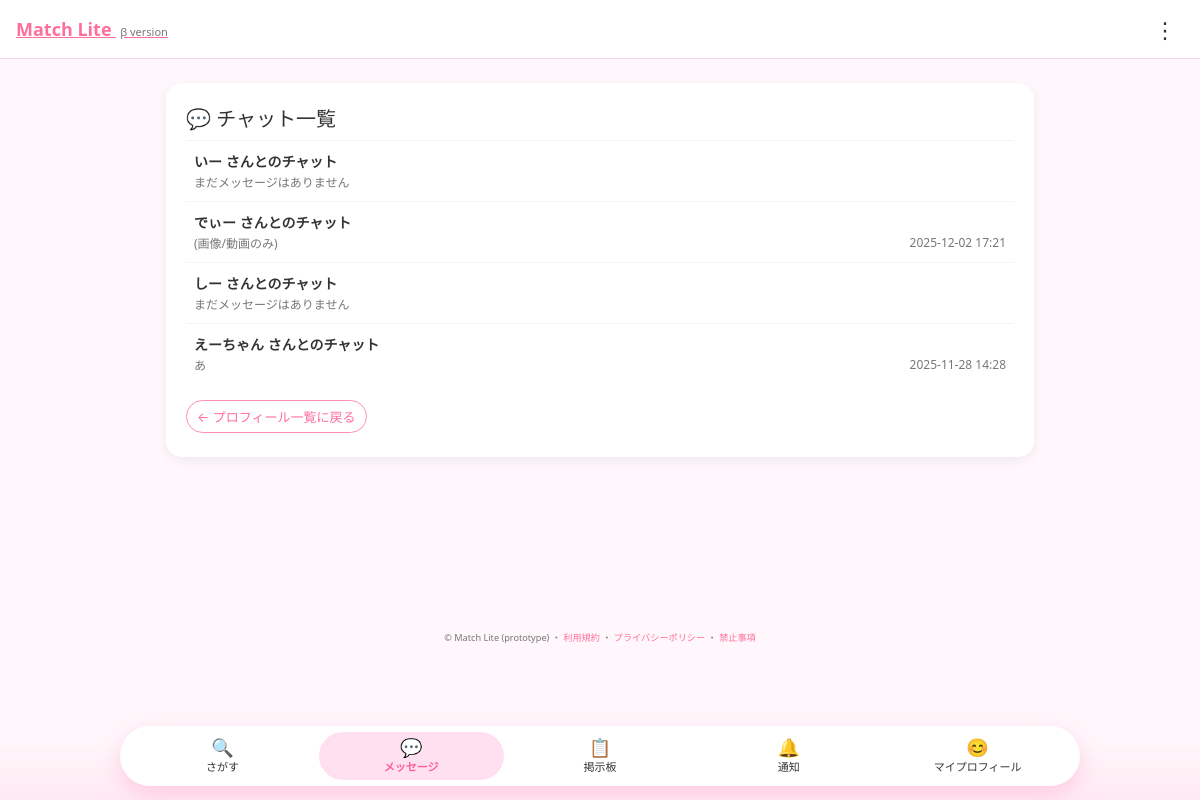
The page /profile/chats/ (signed in) on the database its author committed.
### matching/models.py (models this page shows, shortened)
class ChatRoom(models.Model):
    user1 = models.ForeignKey(
        UserProfile,
        related_name="chatrooms_as_user1",
        on_delete=models.CASCADE,
    )
    user2 = models.ForeignKey(
        UserProfile,
        related_name="chatrooms_as_user2",
        on_delete=models.CASCADE,
    )
    created_at = models.DateTimeField(auto_now_add=True)
    class Meta:
        constraints = [
            models.UniqueConstraint(
                fields=["user1", "user2"],
                name="unique_chatroom_pair",
            )
        ]

class UserProfile(models.Model):
    GENDER_CHOICES = [
        ("M", "男性"),
        ("F", "女性"),
        ("O", "その他"),
    ]
    PREF_CHOICES = [
        ("北海道", "北海道"),
        ("青森県", "青森県"),
        ("岩手県", "岩手県"),
        ("宮城県", "宮城県"),
        ("秋田県", "秋田県"),
        ("山形県", "山形県"),
        ("福島県", "福島県"),
        ("茨城県", "茨城県"),
        ("栃木県", "栃木県"),
        ("群馬県", "群馬県"),
        ("埼玉県", "埼玉県"),
        ("千葉県", "千葉県"),
        ("東京都", "東京都"),
        ("神奈川県", "神奈川県"),
        ("新潟県", "新潟県"),
        ("富山県", "富山県"),
        ("石川県", "石川県"),
        ("福井県", "福井県"),
        ("山梨県", "山梨県"),
        ("長野県", "長野県"),
        ("岐阜県", "岐阜県"),
        ("静岡県", "静岡県"),
        ("愛知県", "愛知県"),
        ("三重県", "三重県"),
        ("滋賀県", "滋賀県"),
        ("京都府", "京都府"),
        ("大阪府", "大阪府"),
        ("兵庫県", "兵庫県"),
        ("奈良県", "奈良県"),
        ("和歌山県", "和歌山県"),
        ("鳥取県", "鳥取県"),
        ("島根県", "島根県"),
        ("岡山県", "岡山県"),
        ("広島県", "広島県"),
        ("山口県", "山口県"),
        ("徳島県", "徳島県"),
        ("香川県", "香川県"),
        ("愛媛県", "愛媛県"),
        ("高知県", "高知県"),
        ("福岡県", "福岡県"),
        ("佐賀県", "佐賀県"),
        ("長崎県", "長崎県"),
        ("熊本県", "熊本県"),
        ("大分県", "大分県"),
        ("宮崎県", "宮崎県"),
        ("鹿児島県", "鹿児島県"),
        ("沖縄県", "沖縄県"),
    ]
    PURPOSE_CHOICES = [
        ("friend", "友達作り"),
        ("love", "恋人探し"),
        ("both", "友達も恋人も両方"),
        ("hobby", "趣味友達"),
        ("talk", "暇つぶし・話し相手"),
    ]
    user = models.OneToOneField(
        settings.AUTH_USER_MODEL,
        on_delete=models.CASCADE,
        related_name="profile",
        null=True,
        blank=True,
    )
    nickname = models.CharField(max_length=50)
    age_range = models.CharField(max_length=20, blank=True)
    area = models.CharField(max_length=50, blank=True)
    purpose = models.CharField(
        "利用目的",
        max_length=20,
        choices=PURPOSE_CHOICES,
        blank=True,
    )
    job = models.CharField(max_length=50, blank=True)        # 職業
    income = models.IntegerField(blank=True, null=True)      # 年収（数字で保存）
    prefecture = models.CharField(
        max_length=10,
        choices=PREF_CHOICES,
        blank=True,
        verbose_name="居住地",
    )
    gender = models.CharField(
        max_length=1,
        choices=GENDER_CHOICES,
        blank=True,
        null=True,
        verbose_name="性別",
    )
    bio = models.TextField(blank=True)  # ひとこと自己紹介
    avatar = models.ImageField(
        upload_to="avatars/",
        blank=True,
        null=True,
    )
    last_checked_messages = models.DateTimeField(null=True, blank=True)
    last_checked_likes = models.DateTimeField(null=True, blank=True)
    last_checked_matches = models.DateTimeField(null=True, blank=True)

class Message(models.Model):
    room = models.ForeignKey(ChatRoom, on_delete=models.CASCADE)
    sender = models.ForeignKey(UserProfile, on_delete=models.CASCADE)
    text = models.TextField(blank=True)
    image = models.ImageField(upload_to="chat_images/", blank=True, null=True)
    video = models.FileField(upload_to="chat_videos/", blank=True, null=True)
    created_at = models.DateTimeField(auto_now_add=True)
    class Meta:
        ordering = ["created_at"]

### matching/views.py (the view, shortened to what this page needs)
# urls.py: path("chats/", views.chat_list, name="chat_list"),
@login_required
def chat_list(request):
    me = get_current_profile(request)
    rooms = ChatRoom.objects.filter(
        Q(user1=me) | Q(user2=me)
    ).order_by("-created_at")
    room_infos_dict = {}  # key: partner.id, value: room_info
    for room in rooms:
        partner = room.user2 if room.user1_id == me.id else room.user1
        if partner.id in room_infos_dict:
            continue
        latest = (
            Message.objects.filter(room=room).order_by("-created_at").first()
        )
        read_state, _ = ChatReadState.objects.get_or_create(
            user=me,
            room=room,
            defaults={
                "last_read_at": datetime(2000, 1, 1, tzinfo=dt_timezone.utc),
            },
        )
        unread_count = 0
        room_infos_dict[partner.id] = {
            "room": room,
            "partner": partner,
            "latest_message": latest,
            "unread_count": unread_count,
        }
    room_infos = list(room_infos_dict.values())
    context = {
        "me": me,
        "room_infos": room_infos,
        "rooms": rooms,          # もしテンプレでまだ使ってるなら残してOK
        "current_tab": "chat",
    }
    return render(request, "matching/chat_list.html", context)

### matching/views.py (called while the page is built)
def get_current_profile(request):
    if not request.user.is_authenticated:
        return None
    profile, created = UserProfile.objects.get_or_create(
        user=request.user,
        defaults={
            "nickname": request.user.username,
        },
    )
    return profile

### templates/matching/chat_list.html (shortened to what this page needs)
{% extends "matching/base.html" %}
{% block content %}
<div class="card chat-list-card">
    <div class="page-title">
        💬 チャット一覧
    </div>
    {% if room_infos %}
        <ul class="chat-item-list">
            {% for info in room_infos %}
                {% with room=info.room partner=info.partner latest=info.latest_message unread=info.unread_count %}
                <li class="chat-item">
                    <a href="{% url 'chat_room' room_id=room.id %}" class="chat-link">
                        <div class="chat-link-main">
                            <div class="chat-partner-name">
                                {{ partner.nickname }} さんとのチャット
                            </div>
                        </div>
                        <div class="chat-link-sub">
                            {% if latest %}
                                <span class="text">
                                    {% if latest.text %}
                                        {{ latest.text|truncatechars:24 }}
                                    {% else %}
                                        (画像/動画のみ)
                                    {% endif %}
                                </span>
                                <span>
                                    {{ latest.created_at|date:"Y-m-d H:i" }}
                                </span>
                            {% else %}
                                <span class="text">まだメッセージはありません</span>
                            {% endif %}
                        </div>
                    </a>
                </li>
                {% endwith %}
            {% endfor %}
        </ul>
    {% endif %}
    <div style="margin-top:16px;">
        <a href="{% url 'profile_list' %}" class="btn btn-ghost">
            ← プロフィール一覧に戻る
        </a>
    </div>
</div>
{% endblock %}

### rows shown on the page
ChatRoom: partner.nickname "いー", shows "まだメッセージはありません"
ChatRoom: partner.nickname "でぃー", shows "(画像/動画のみ)", latest_message.created_at "2025-12-02 17:21"
ChatRoom: partner.nickname "しー", shows "まだメッセージはありません"
ChatRoom: partner.nickname "えーちゃん", latest_message.text "あ", latest_message.created_at "2025-11-28 14:28"
